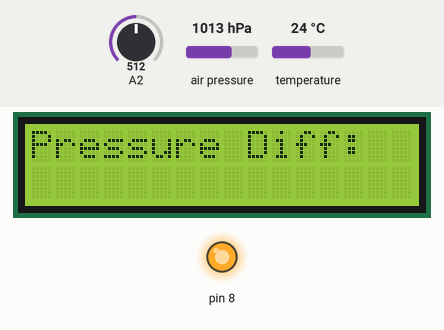
Recording of a sketch running on a simulated Arduino Uno, built with avr-gcc and run on an emulated ATmega328P. Parts: 16×2 character LCD, output pins drawn as LEDs (lit = HIGH). The test bench sets the inputs (shaded band); at power-on: A2 = 512, air pressure 1013 hPa, temperature 24 °C. What the sketch prints to the serial monitor is not drawn.

Above: at 1.2 s.
1.3 s: A2 set to 11
2.8 s: A2 set to 8
At 4.0 s:
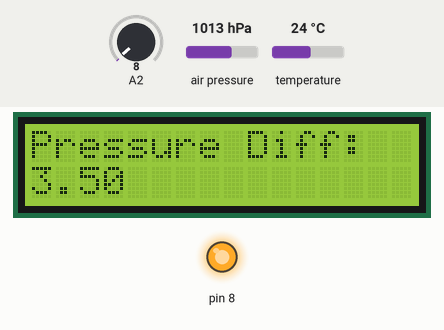
4.3 s: air pressure set to 952 hPa
At 4.9 s:
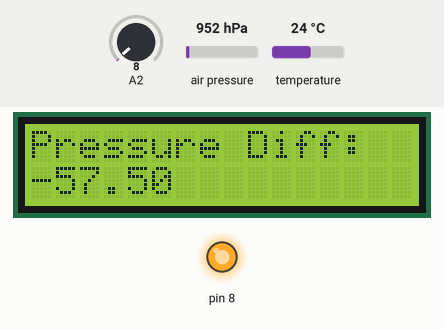
5.9 s: air pressure set to 975 hPa
At 6.9 s:
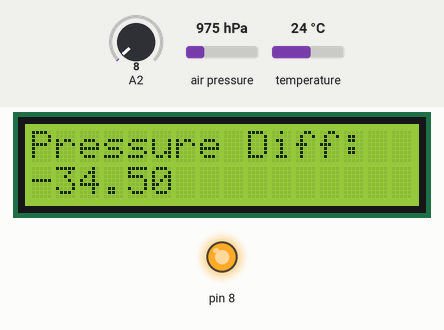
7.5 s: air pressure set to 1000 hPa
At 8.9 s:
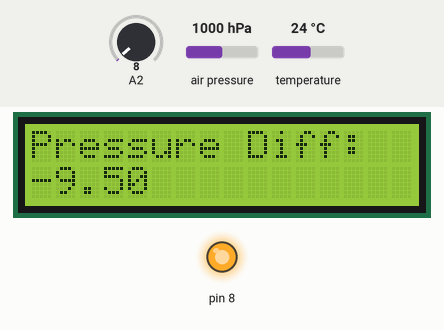
Timing chart, 0 to 10.1 s (numbered marks = the images above; inputs shaded):
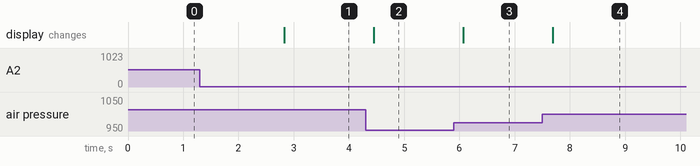

The sketch:

Arduino.ino
```cpp
#include <LiquidCrystal.h>

const int rs = 12, en = 11, d4 = 5, d5 = 4, d6 = 3, d7 = 2;
LiquidCrystal lcd(rs, en, d4, d5, d6, d7);

#include <SFE_BMP180.h>
#include <Wire.h>


SFE_BMP180 pressure;

double baseline;


void setup() {
  lcd.begin(16, 2);
  lcd.print("Pressure Diff:");
  pinMode(8,OUTPUT);
  digitalWrite(8,1);


  Serial.begin(9600);
  Serial.println("REBOOT");

  if (pressure.begin())
    Serial.println("BMP180 init success");
  else
  {

    Serial.println("BMP180 init fail (disconnected?)\n\n");

  }


  baseline = getPressure();

  Serial.print("baseline pressure: ");
  Serial.print(baseline);
  Serial.println(" mb");


}

void loop()
{
 double a,P;


  P = getPressure();


  a = pressure.altitude(P,baseline);
  delay(5);
  int val=analogRead(2);
  if (val<10)
  {
//  Serial.print(P);
//  Serial.print("\t\t");
  float val=map(val,1023,0,900,1200);
  val=val-190.5;
//  Serial.print(val);
//  Serial.print("\t\t");
  float diff=P-val;
  Serial.print(diff);
  Serial.println("");
  lcd.setCursor(0,1);
  lcd.print("                ");
  lcd.setCursor(0,1);
  lcd.print(diff);
  delay(500);


  }
}


double getPressure()
{
  char status;
  double T,P,p0,a;

  status = pressure.startTemperature();
  if (status != 0)
  {

    delay(status);

    status = pressure.getTemperature(T);
    if (status != 0)
    {

      status = pressure.startPressure(3);
      if (status != 0)
      {
        delay(status);


        status = pressure.getPressure(P,T);
        if (status != 0)
        {
          return(P);
        }
        else Serial.println("error retrieving pressure measurement\n");
      }
      else Serial.println("error starting pressure measurement\n");
    }
    else Serial.println("error retrieving temperature measurement\n");
  }
  else Serial.println("error starting temperature measurement\n");
}
```

Measured:
- after the input at 1.3 s, every drawn part: stays the same
- after the input at 2.8 s, the display: changes at once (image 1)
- after the input at 4.3 s, the display: changes after 0.15 s (image 2)
- after the input at 5.9 s, the display: changes after 0.17 s (image 3)
- after the input at 7.5 s, the display: changes after 0.19 s (image 4)
